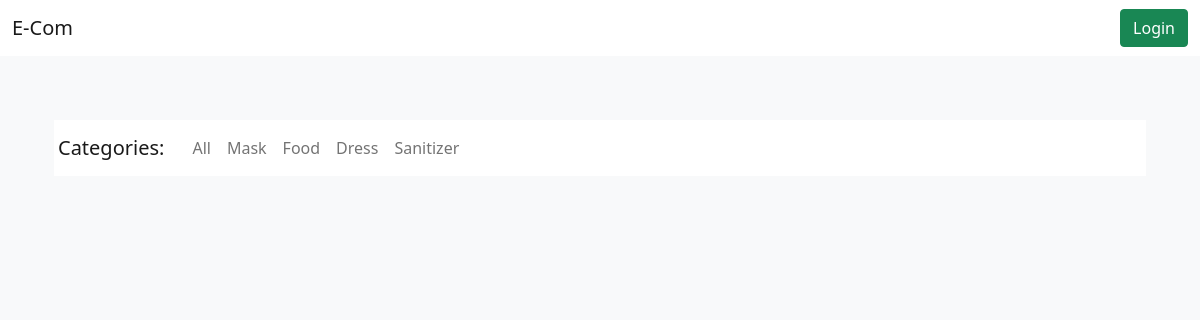
/?category=Food, run on an earlier commit of the app's database.
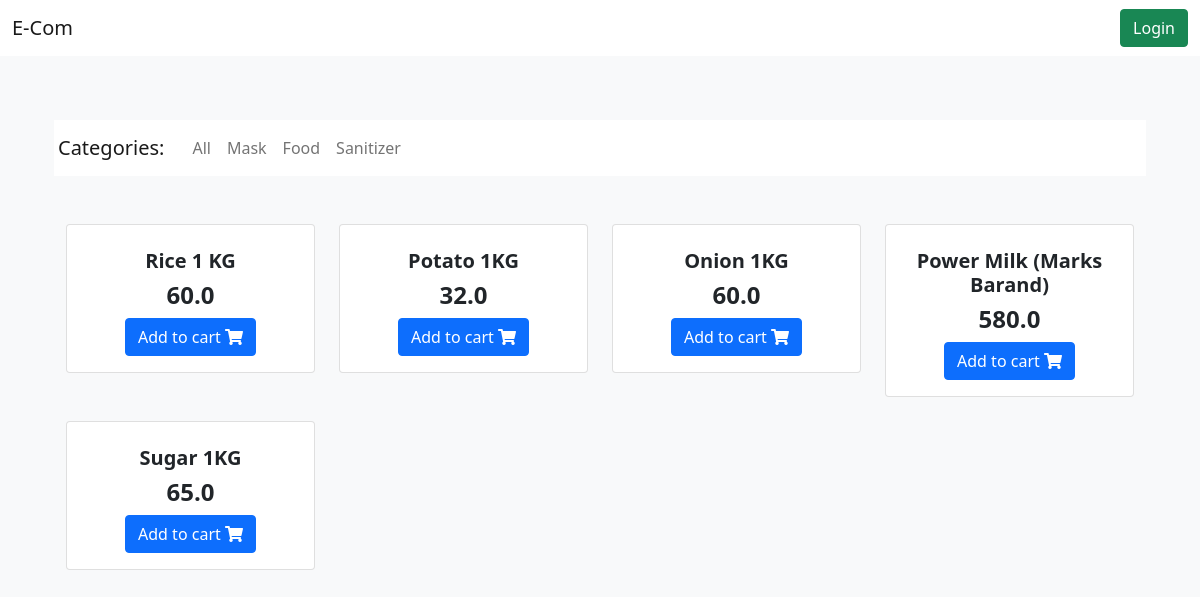
And on a later commit of the database.
### store/models.py (models this page shows, shortened)
class Category(models.Model):
    name = models.CharField(max_length=20)

class Item(models.Model):
    title = models.CharField(max_length=100)
    price = models.FloatField()
    current_stock = models.IntegerField()
    category = models.ForeignKey(Category, on_delete=models.CASCADE)
    slug = models.SlugField()
    def get_add_to_cart_url(self):
        return reverse("core:add-to-cart", kwargs={
            'slug': self.slug
        })

### store/views.py (the view)
# urls.py: path('', HomeView.as_view(), name='home'),
class HomeView(ListView):
    model = Item
    template_name = "home.html"
    def get_context_data(self, **kwargs):
        context = super().get_context_data(**kwargs)
        category = self.request.GET.get("category")
        context['categories'] = Category.objects.all()
        if category:
            context['items'] = Item.objects.filter(category__name=category)
        else:
            context['items'] = Item.objects.all()
        return context

### templates/home.html (shortened to what this page needs)
{% extends "base.html" %}
{% block content %}
    <main>
        <div class="container">
            <nav class="navbar navbar-expand-lg navbar-light bg-white mt-5 mb-5">
                <span class="navbar-brand p-1">Categories:</span>
                <div class="collapse navbar-collapse" id="basicExampleNav">
                    <ul class="navbar-nav mr-auto">
                        <li class="nav-item">
                            <a class="nav-link" href="/">All</a>
                        </li>
                        {% for category in categories %}
                            <li class="nav-item">
                                <a class="nav-link" href="/?category={{ category.name }}">{{ category.name }}</a>
                            </li>
                        {% endfor %}
                    </ul>
                </div>
            </nav>
            <div class="text-center mb-4 container">
                <div class="row">
                    {% for item in items %}
                        <div class="col-lg-3 col-md-6 mb-4">
                            <div class="card">
                                <div class="card-body text-center">
                                    <h5>
                                        <strong>
                                            {{ item.title }}
                                        </strong>
                                    </h5>
                                    <h4 class="font-weight-bold blue-text">
                                        <strong> {{ item.price }} </strong>
                                    </h4>
                                    {% if item.current_stock > 1 %}
                                        <a href="{{ item.get_add_to_cart_url }}" class="btn btn-primary btn-md my-0 p">
                                            Add to cart
                                            <i class="fas fa-shopping-cart ml-1"></i>
                                        </a>
                                    {% else %}
                                        <span class="badge bg-warning text-dark">Out of stock</span>
                                    {% endif %}
                                </div>
                            </div>
                        </div>
                    {% endfor %}
                </div>
            </div>
        </div>
    </main>
{% endblock content %}

What changed in the data, as far as the page shows it:
removed Category: name "Dress"
added Item: title "Rice 1 KG", price "60.0"
added Item: title "Potato 1KG", price "32.0"
added Item: title "Onion 1KG", price "60.0"
added Item: title "Power Milk (Marks Barand)", price "580.0"
added Item: title "Sugar 1KG", price "65.0"
